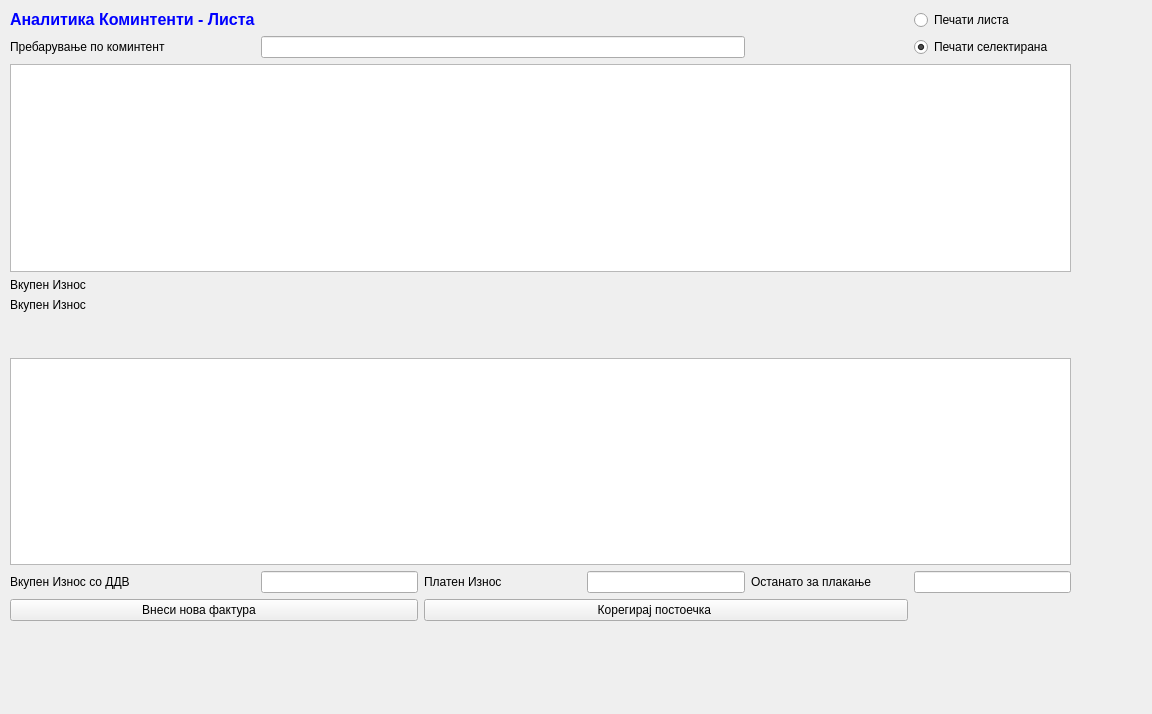
<?xml version="1.0" encoding="UTF-8"?>
<ui version="4.0">
 <class>AnalitikaKomintentiLista</class>
 <widget class="QWidget" name="AnalitikaKomintentiLista">
  <property name="geometry">
   <rect>
    <x>0</x>
    <y>0</y>
    <width>1152</width>
    <height>714</height>
   </rect>
  </property>
  <property name="windowTitle">
   <string>Form</string>
  </property>
  <widget class="QWidget" name="layoutWidget">
   <property name="geometry">
    <rect>
     <x>10</x>
     <y>10</y>
     <width>1061</width>
     <height>611</height>
    </rect>
   </property>
   <layout class="QGridLayout" name="gridLayout">
    <item row="0" column="0">
     <widget class="QLabel" name="label_4">
      <property name="text">
       <string>&lt;!DOCTYPE HTML PUBLIC &quot;-//W3C//DTD HTML 4.0//EN&quot; &quot;http://www.w3.org/TR/REC-html40/strict.dtd&quot;&gt;
&lt;html&gt;&lt;head&gt;&lt;meta name=&quot;qrichtext&quot; content=&quot;1&quot; /&gt;&lt;style type=&quot;text/css&quot;&gt;
p, li { white-space: pre-wrap; }
&lt;/style&gt;&lt;/head&gt;&lt;body style=&quot; font-family:'Sans Serif'; font-size:9pt; font-weight:400; font-style:normal;&quot;&gt;
&lt;p style=&quot; margin-top:0px; margin-bottom:0px; margin-left:0px; margin-right:0px; -qt-block-indent:0; text-indent:0px;&quot;&gt;&lt;span style=&quot; font-family:'MS Shell Dlg 2'; font-size:12pt; font-weight:600; color:#0000ff;&quot;&gt;Аналитика Коминтенти - Листа&lt;/span&gt;&lt;/p&gt;&lt;/body&gt;&lt;/html&gt;</string>
      </property>
     </widget>
    </item>
    <item row="0" column="1">
     <spacer name="horizontalSpacer">
      <property name="orientation">
       <enum>Qt::Horizontal</enum>
      </property>
      <property name="sizeHint" stdset="0">
       <size>
        <width>40</width>
        <height>20</height>
       </size>
      </property>
     </spacer>
    </item>
    <item row="0" column="2">
     <spacer name="horizontalSpacer_3">
      <property name="orientation">
       <enum>Qt::Horizontal</enum>
      </property>
      <property name="sizeHint" stdset="0">
       <size>
        <width>40</width>
        <height>20</height>
       </size>
      </property>
     </spacer>
    </item>
    <item row="0" column="3">
     <spacer name="horizontalSpacer_5">
      <property name="orientation">
       <enum>Qt::Horizontal</enum>
      </property>
      <property name="sizeHint" stdset="0">
       <size>
        <width>40</width>
        <height>20</height>
       </size>
      </property>
     </spacer>
    </item>
    <item row="0" column="4">
     <spacer name="horizontalSpacer_6">
      <property name="orientation">
       <enum>Qt::Horizontal</enum>
      </property>
      <property name="sizeHint" stdset="0">
       <size>
        <width>40</width>
        <height>20</height>
       </size>
      </property>
     </spacer>
    </item>
    <item row="0" column="5">
     <widget class="QRadioButton" name="radioButtonPecatiLista">
      <property name="text">
       <string>Печати листа</string>
      </property>
     </widget>
    </item>
    <item row="1" column="0">
     <widget class="QLabel" name="label_8">
      <property name="text">
       <string>Пребарување по коминтент</string>
      </property>
     </widget>
    </item>
    <item row="1" column="1" colspan="3">
     <widget class="QLineEdit" name="prebaruvanje_po_komintent"/>
    </item>
    <item row="1" column="5">
     <widget class="QRadioButton" name="radioButtonPecatiSelektirana">
      <property name="text">
       <string>Печати селектирана</string>
      </property>
      <property name="checked">
       <bool>true</bool>
      </property>
     </widget>
    </item>
    <item row="2" column="0" colspan="6">
     <widget class="QTableView" name="tableView">
      <property name="palette">
       <palette>
        <active>
         <colorrole role="AlternateBase">
          <brush brushstyle="SolidPattern">
           <color alpha="255">
            <red>234</red>
            <green>234</green>
            <blue>234</blue>
           </color>
          </brush>
         </colorrole>
        </active>
        <inactive>
         <colorrole role="AlternateBase">
          <brush brushstyle="SolidPattern">
           <color alpha="255">
            <red>234</red>
            <green>234</green>
            <blue>234</blue>
           </color>
          </brush>
         </colorrole>
        </inactive>
        <disabled>
         <colorrole role="AlternateBase">
          <brush brushstyle="SolidPattern">
           <color alpha="255">
            <red>234</red>
            <green>234</green>
            <blue>234</blue>
           </color>
          </brush>
         </colorrole>
        </disabled>
       </palette>
      </property>
      <property name="alternatingRowColors">
       <bool>true</bool>
      </property>
     </widget>
    </item>
    <item row="3" column="0">
     <widget class="QLabel" name="label_11">
      <property name="text">
       <string>Вкупен Износ </string>
      </property>
     </widget>
    </item>
    <item row="4" column="0">
     <widget class="QLabel" name="label_12">
      <property name="text">
       <string>Вкупен Износ </string>
      </property>
     </widget>
    </item>
    <item row="5" column="0">
     <widget class="QLabel" name="label_13">
      <property name="palette">
       <palette>
        <active>
         <colorrole role="Text">
          <brush brushstyle="SolidPattern">
           <color alpha="255">
            <red>0</red>
            <green>0</green>
            <blue>255</blue>
           </color>
          </brush>
         </colorrole>
        </active>
        <inactive>
         <colorrole role="Text">
          <brush brushstyle="SolidPattern">
           <color alpha="255">
            <red>0</red>
            <green>0</green>
            <blue>255</blue>
           </color>
          </brush>
         </colorrole>
        </inactive>
        <disabled>
         <colorrole role="Text">
          <brush brushstyle="SolidPattern">
           <color alpha="255">
            <red>120</red>
            <green>120</green>
            <blue>120</blue>
           </color>
          </brush>
         </colorrole>
        </disabled>
       </palette>
      </property>
      <property name="text">
       <string/>
      </property>
     </widget>
    </item>
    <item row="6" column="0">
     <widget class="QLabel" name="label">
      <property name="text">
       <string/>
      </property>
     </widget>
    </item>
    <item row="7" column="0" colspan="6">
     <widget class="QTableView" name="tableView_2">
      <property name="alternatingRowColors">
       <bool>true</bool>
      </property>
     </widget>
    </item>
    <item row="8" column="0">
     <widget class="QLabel" name="label_7">
      <property name="text">
       <string>Вкупен Износ со ДДВ </string>
      </property>
     </widget>
    </item>
    <item row="8" column="1">
     <widget class="QLineEdit" name="vk_iznos_so_ddv">
      <property name="alignment">
       <set>Qt::AlignRight|Qt::AlignTrailing|Qt::AlignVCenter</set>
      </property>
      <property name="readOnly">
       <bool>true</bool>
      </property>
     </widget>
    </item>
    <item row="8" column="2">
     <widget class="QLabel" name="label_9">
      <property name="text">
       <string>Платен Износ</string>
      </property>
     </widget>
    </item>
    <item row="8" column="3">
     <widget class="QLineEdit" name="vk_platen_iznos">
      <property name="alignment">
       <set>Qt::AlignRight|Qt::AlignTrailing|Qt::AlignVCenter</set>
      </property>
      <property name="readOnly">
       <bool>true</bool>
      </property>
     </widget>
    </item>
    <item row="8" column="4">
     <widget class="QLabel" name="label_10">
      <property name="text">
       <string>Останато за плакање</string>
      </property>
     </widget>
    </item>
    <item row="8" column="5">
     <widget class="QLineEdit" name="ostanato_za_plakanje">
      <property name="alignment">
       <set>Qt::AlignRight|Qt::AlignTrailing|Qt::AlignVCenter</set>
      </property>
      <property name="readOnly">
       <bool>true</bool>
      </property>
     </widget>
    </item>
    <item row="9" column="0" colspan="2">
     <widget class="QPushButton" name="pushButton">
      <property name="text">
       <string>Внеси нова фактура         </string>
      </property>
      <property name="icon">
       <iconset>
        <normaloff>../../../Brisi/sterna/Resources/key_f2.png</normaloff>../../../Brisi/sterna/Resources/key_f2.png</iconset>
      </property>
     </widget>
    </item>
    <item row="9" column="2" colspan="3">
     <widget class="QPushButton" name="pushButton_2">
      <property name="text">
       <string>Корегирај постоечка       </string>
      </property>
      <property name="icon">
       <iconset>
        <normaloff>../../../Brisi/sterna/Resources/key_f3.png</normaloff>../../../Brisi/sterna/Resources/key_f3.png</iconset>
      </property>
     </widget>
    </item>
   </layout>
  </widget>
 </widget>
 <tabstops>
  <tabstop>prebaruvanje_po_komintent</tabstop>
  <tabstop>tableView</tabstop>
  <tabstop>tableView_2</tabstop>
  <tabstop>vk_iznos_so_ddv</tabstop>
  <tabstop>vk_platen_iznos</tabstop>
  <tabstop>ostanato_za_plakanje</tabstop>
  <tabstop>pushButton</tabstop>
  <tabstop>pushButton_2</tabstop>
  <tabstop>radioButtonPecatiLista</tabstop>
  <tabstop>radioButtonPecatiSelektirana</tabstop>
 </tabstops>
 <resources/>
 <connections/>
</ui>
